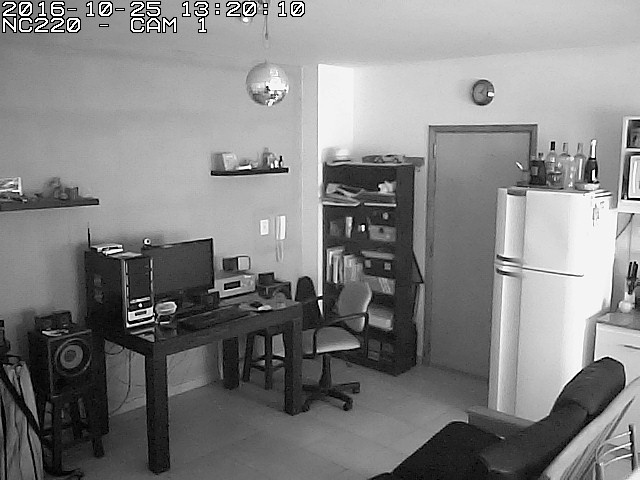
#> input picture people_detection/samples/false_positives/20161025_132010.5.jpg, 640 x 480 px
$ python detect_hog.py --images samples/false_positives
#> lines starting #> are read from the running program, lines starting #| are printed output that depends on the picture
import logging

from imutils.object_detection import non_max_suppression
from imutils import paths
import numpy as np
import argparse
import imutils
import cv2


logging.basicConfig(level=logging.DEBUG)
logger = logging.getLogger(__name__)
logger.debug("Starting pedestrian detection using HOG + Linear SVM...")

# construct the argument parse and parse the arguments
ap = argparse.ArgumentParser()
ap.add_argument("-i", "--images", required=True, help="path to images directory")
args = vars(ap.parse_args())

# initialize the HOG descriptor/person detector
hog = cv2.HOGDescriptor()
hog.setSVMDetector(cv2.HOGDescriptor_getDefaultPeopleDetector())

# loop over the image paths
for imagePath in paths.list_images(args["images"]):
    # load the image and resize it to (1) reduce detection time
    # and (2) improve detection accuracy
    image = cv2.imread(imagePath)
#> image is the input picture: shape (480, 640, 3); min 0, max 255, mean 130.8
    image = imutils.resize(image, width=min(400, image.shape[1]))
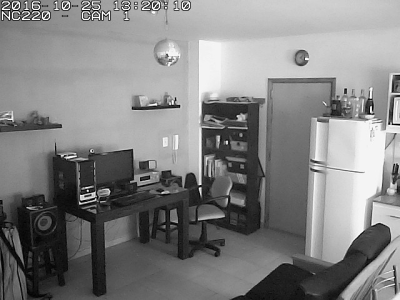
#> image: shape (300, 400, 3); min 0, max 255, mean 130.8
    orig = image.copy()

    # detect people in the image
    (rects, weights) = hog.detectMultiScale(image, winStride=(4, 4), padding=(8, 8), scale=1.05)
#> rects = (); weights = ()

    # draw the original bounding boxes
    for (x, y, w, h) in rects:
        cv2.rectangle(orig, (x, y), (x + w, y + h), (0, 0, 255), 2)
#> this loop made 0 passes

    # apply non-maxima suppression to the bounding boxes using a
    # fairly large overlap threshold to try to maintain overlapping
    # boxes that are still people
    rects = np.array([[x, y, x + w, y + h] for (x, y, w, h) in rects])
#> rects = empty array
    pick = non_max_suppression(rects, probs=None, overlapThresh=0.65)
#> pick = []

    # draw the final bounding boxes
    for (xA, yA, xB, yB) in pick:
        cv2.rectangle(image, (xA, yA), (xB, yB), (0, 255, 0), 2)

    # show some information on the number of bounding boxes
    filename = imagePath[imagePath.rfind("/") + 1:]
    logger.info("%s: %d original boxes, %d after suppression", filename, len(rects), len(pick))

    # show the output images
    # cv2.imshow("Before NMS", orig)
    # cv2.imshow("After NMS", image)
    cv2.imshow("People Detector", image)
    cv2.waitKey(0)
